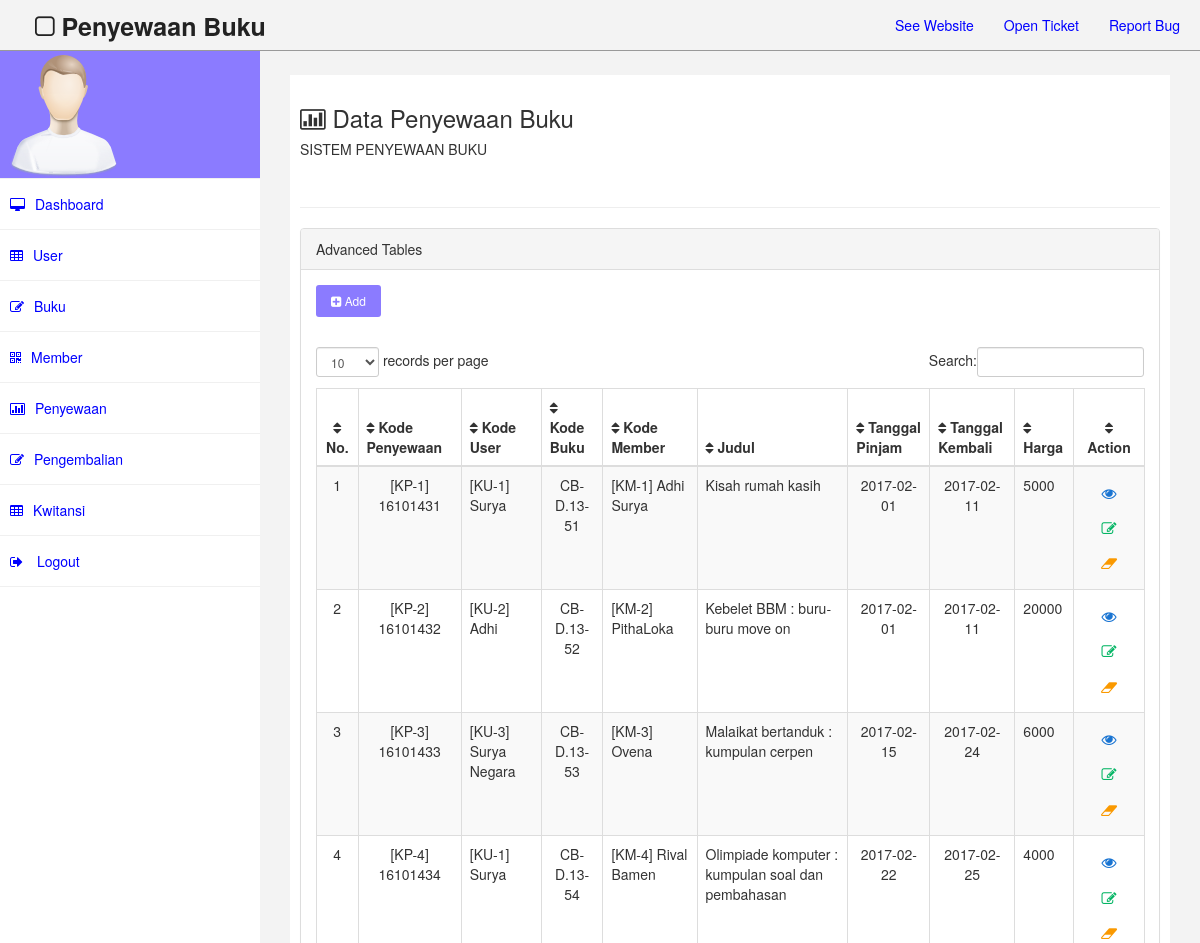
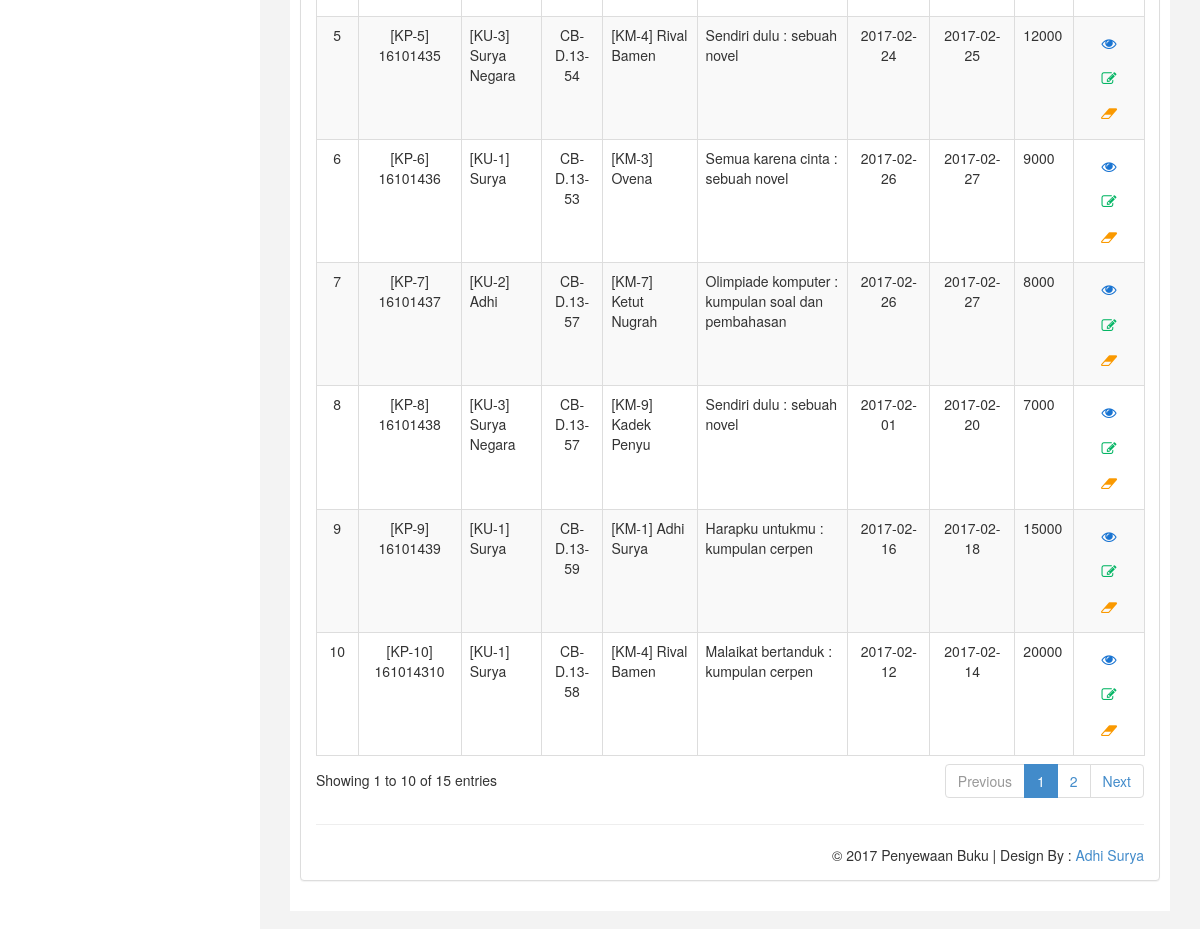
The page /penyewaan_buku/penyewa/tampil_penyewa.php on the database its author committed (2 pictures, top to bottom).
### tables this page shows
CREATE TABLE IF NOT EXISTS `penyewa` (
`id` int(10) NOT NULL,
  `kode_sewa` varchar(50) NOT NULL,
  `kode_user` varchar(50) NOT NULL,
  `kode_buku` varchar(50) NOT NULL,
  `kode_member` varchar(50) NOT NULL,
  `judul` varchar(50) NOT NULL,
  `tanggal_pinjam` date NOT NULL,
  `tanggal_kembali` date NOT NULL,
  `harga` varchar(50) NOT NULL
);

### penyewaan_buku/database.php (called while the page is built, shortened)
<?php
class database{
	function penyewa(){
		$data = mysql_query("select * from penyewa");
		while($d = mysql_fetch_array($data)){
			$hasil[] = $d;
		}
		return $hasil;
	}
}
?>

### penyewaan_buku/penyewa/tampil_penyewa.php (the view, shortened to what this page needs)
<?php
	include '../database.php';
	$db = new database();
?>
<!DOCTYPE html>
<html xmlns="http://www.w3.org/1999/xhtml">
<head>
    <link href="../assets/css/bootstrap.css" rel="stylesheet" />
    <link href="../assets/css/font-awesome.css" rel="stylesheet" />
    <link href="../assets/css/custom.css" rel="stylesheet" />
    <link rel="stylesheet" type="text/css" href="../assets/css/style2.css">
    <link href="../assets2/css/bootstrap.css" rel="stylesheet" />
    <link href="../assets2/js/dataTables/dataTables.bootstrap.css" rel="stylesheet" />
</head>
<body>
    <div id="wrapper">
        <div class="navbar navbar-inverse navbar-fixed-top">
            <div class="adjust-nav">
                <div class="navbar-header">
                    <a class="navbar-brand" href="#"><i class="fa fa-square-o "></i>&nbsp;Penyewaan Buku</a>
                </div>
                <div class="navbar-collapse collapse">
                    <ul class="nav navbar-nav navbar-right">
                        <li><a href="#">See Website</a></li>
                        <li><a href="#">Open Ticket</a></li>
                        <li><a href="#">Report Bug</a></li>
                    </ul>
                </div>
            </div>
        </div>
        <nav class="navbar-default navbar-side" role="navigation">
            <div class="sidebar-collapse">
                <ul class="nav" id="main-menu">
                    <li class="text-center user-image-back">
                        <img src="../assets/img/find_user.png" class="img-responsive" />
                    </li>
                    <li><a href="../dashboard.php"><i class="fa fa-desktop "></i>Dashboard</a></li>
                    <li><a href="../user/tampil_user.php"><i class="fa fa-table "></i>User</a></li>
                    <li><a href="../buku/tampil_buku.php"><i class="fa fa-edit "></i>Buku</a></li>
                    <li><a href="../member/tampil_member.php"><i class="fa fa-qrcode "></i>Member</a></li>
                    <li><a href="../penyewa/tampil_penyewa.php"><i class="fa fa-bar-chart-o"></i>Penyewaan</a></li>
                    <li><a href="../pengembalian/tampil_pengembalian.php"><i class="fa fa-edit "></i>Pengembalian</a></li>
                    <li><a href="../kwitansi/tampil_kwitansi.php"><i class="fa fa-table "></i>Kwitansi</a></li>
                    <li><a href="../Logout.php"><i class="fa fa-sign-out" aria-hidden="true"></i> Logout</a></li>
                </ul>
            </div>
        </nav>
         <div id="page-wrapper" >
            <div id="page-inner">
                <div class="row">
                    <div class="col-md-12">
                     <h3><i class="fa fa-bar-chart-o"></i> Data Penyewaan Buku</h3>
                        <h5>Sistem Penyewaan Buku</h5>
                    </div>
                </div>
                 <hr />
                <div class="row">
                <div class="col-md-12">
                    <div class="panel panel-default">
                        <div class="panel-heading">
                             Advanced Tables
                        </div>
                            <a class="buttonadd buttonadd" href="input_penyewa.php" title="Add"><i class="fa fa-plus-square" aria-hidden="true"></i> Add</a>
                        <div class="panel-body">
                            <div class="table-responsive">
                                <table class="table table-striped table-bordered table-hover" id="dataTables-example">
                                    <thead>
                                		<tr>
                                			<th><center><i class="fa fa-sort" aria-hidden="true"></i> No.
                                            </center></th>
                                			<th><i class="fa fa-sort" aria-hidden="true"></i> Kode Penyewaan</th>
                                			<th><i class="fa fa-sort" aria-hidden="true"></i> Kode User</th>
                                			<th><i class="fa fa-sort" aria-hidden="true"></i> Kode Buku</th>
                                			<th><i class="fa fa-sort" aria-hidden="true"></i> Kode Member</th>
                                			<th><i class="fa fa-sort" aria-hidden="true"></i> Judul
                                            </th>
                                			<th><i class="fa fa-sort" aria-hidden="true"></i> Tanggal Pinjam</th>
                                			<th><i class="fa fa-sort" aria-hidden="true"></i> Tanggal Kembali</th>
                                            <th><i class="fa fa-sort" aria-hidden="true"></i> Harga</th>
                                			<th><center><i class="fa fa-sort" aria-hidden="true"></i> Action</center></th>
                                		</tr>
                                    </thead>
                                <tbody>
                    		<?php
                    			$no = 1;
                    			foreach($db->penyewa() as $x){
                    		?>
                    	<tr>
                    		<td align="center"><?php echo $no++; ?></td>
                    		<td align="center"><?php echo $x['kode_sewa']; ?></td>
                    		<td><?php echo $x['kode_user']; ?></td>
                    		<td align="center"><?php echo $x['kode_buku']; ?></td>
                    		<td><?php echo $x['kode_member']; ?></td>
                    		<td><?php echo $x['judul']; ?></td>
                    		<td align="center"><?php echo $x['tanggal_pinjam']; ?></td>
                    		<td align="center"><?php echo $x['tanggal_kembali']; ?></td>
                            <td><?php echo $x['harga']; ?></td>
                    		<td align="center">
                                <a class="buttoncrud button1crud" href="#" title="View"><i class="fa fa-eye" aria-hidden="true"></i> </a>
                    			<a class="buttoncrud button2crud" href="edit_penyewa.php?id=<?php echo $x['id']; ?>&aksi=edit" title="Update"><i class="fa fa-edit "></i> </a>
                    			<a class="buttoncrud button3crud" href="../proses.php?id=<?php echo $x['id']; ?>&aksi=hapus_penyewa" onclick="return confirm('Are you sure you want to delete this item?');" title="Delete"><i class="fa fa-eraser" aria-hidden="true"></i> </a>
                    		</td>
                    	</tr>
                    <?php } ?>
	            </tbody>
            </table>
         <hr />
    <div id="right">&copy; 2017 Penyewaan Buku | Design By : <a href="#" target="_blank">Adhi Surya</a></div>
</body>
</html>

### penyewaan_buku/assets/css/custom.css (style rules this page uses)
body { font-family: 'Open Sans', sans-serif; }
#wrapper { width: 100%; margin-top:50px; }
#page-wrapper { padding: 15px 15px; min-height: 600px; background:#F3F3F3; }
#page-inner { width:100%; margin:10px 20px 10px 0px; background-color:#fff!important; padding:10px; min-height:1200px; }
.text-center { text-align:center; }
.user-image-back { background-color:#8B7BFF; }
h5,.h5 { font-size: 14px; font-weight: 900; text-transform: uppercase; padding-bottom:20px; }
.navbar-inverse .navbar-nav > li > a { color: #06F; }
.sidebar-collapse , .sidebar-collapse .nav { background:none; }
.sidebar-collapse .nav { padding:0; }
.sidebar-collapse .nav > li > a { background: #FFFFFF; text-shadow: none; color:#0000FF; }
.sidebar-collapse > .nav > li > a { padding:15px 10px; }
.sidebar-collapse > .nav > li { border-bottom: 1px solid rgba(240, 240, 240, 1) !important; }
.navbar-side { border:none; background-color: #202020; }
.navbar-inverse { background-color: #f3f3f3; border-color: #D3D3D3; }
.navbar-default { border:0px solid #DDDDDD; }
.nav > li > a > i { margin-right:10px; }
.navbar-inverse .navbar-brand { color: #000000; font-size: 25px; font-weight: 900; }
.adjust-nav { padding-left:20px;padding-right:20px; }
.panel { border-radius: 0px; -webkit-border-radius: 0px; -moz-border-radius: 0px; }
.panel-heading { border-top-left-radius: 0px; border-top-right-radius: 0px; }
@media (min-width:768px) { #page-wrapper { margin: 0 0 0 260px; padding: 15px 30px; min-height: 1200px; } }
@media (min-width:768px) { .navbar-side { z-index: 1; position: absolute; width: 260px; } }
@media (min-width:768px) { .navbar { border-radius: 0px; } }

### penyewaan_buku/assets/css/style2.css (style rules this page uses)
.buttoncrud { background-color: #4CAF50; border: none; color: white; padding: 7px; text-align: center; text-decoration: none; display: inline-block; font-size: 15px; }
.buttonadd { background-color: #4CAF50; border: none; color: white; padding: 7px 15px; text-align: center; text-decoration: none; display: inline-block; font-size: 12px; margin: 15px 15px; cursor: pointer; }
.buttonadd { background-color: #8b7bff; border-radius: 3px; }
.button1crud { background-color: transparent; border-radius: 6px; color: #1974D2 }
.button2crud { background-color: transparent; border-radius: 6px; color: #04b564; }
.button3crud { background-color: transparent; border-radius: 6px; color: #fa9900 }
#right { text-align: right; }

### rows shown on the page
penyewa: kode_sewa "[KP-1] 16101431", kode_user "[KU-1] Surya", kode_buku "CB-D.13-51", kode_member "[KM-1] Adhi Surya", judul "Kisah rumah kasih", tanggal_pinjam "2017-02-01", tanggal_kembali "2017-02-11", harga "5000"
penyewa: kode_sewa "[KP-2] 16101432", kode_user "[KU-2] Adhi", kode_buku "CB-D.13-52", kode_member "[KM-2] PithaLoka", judul "Kebelet BBM : buru-buru move on", tanggal_pinjam "2017-02-01", tanggal_kembali "2017-02-11", harga "20000"
penyewa: kode_sewa "[KP-3] 16101433", kode_user "[KU-3] Surya Negara", kode_buku "CB-D.13-53", kode_member "[KM-3] Ovena", judul "Malaikat bertanduk : kumpulan cerpen", tanggal_pinjam "2017-02-15", tanggal_kembali "2017-02-24", harga "6000"
penyewa: kode_sewa "[KP-4] 16101434", kode_user "[KU-1] Surya", kode_buku "CB-D.13-54", kode_member "[KM-4] Rival Bamen", judul "Olimpiade komputer : kumpulan soal dan pembahasan", tanggal_pinjam "2017-02-22", tanggal_kembali "2017-02-25", harga "4000"
penyewa: kode_sewa "[KP-5] 16101435", kode_user "[KU-3] Surya Negara", kode_buku "CB-D.13-54", kode_member "[KM-4] Rival Bamen", judul "Sendiri dulu : sebuah novel", tanggal_pinjam "2017-02-24", tanggal_kembali "2017-02-25", harga "12000"
penyewa: kode_sewa "[KP-6] 16101436", kode_user "[KU-1] Surya", kode_buku "CB-D.13-53", kode_member "[KM-3] Ovena", judul "Semua karena cinta : sebuah novel", tanggal_pinjam "2017-02-26", tanggal_kembali "2017-02-27", harga "9000"
penyewa: kode_sewa "[KP-7] 16101437", kode_user "[KU-2] Adhi", kode_buku "CB-D.13-57", kode_member "[KM-7] Ketut Nugrah", judul "Olimpiade komputer : kumpulan soal dan pembahasan", tanggal_pinjam "2017-02-26", tanggal_kembali "2017-02-27", harga "8000"
penyewa: kode_sewa "[KP-8] 16101438", kode_user "[KU-3] Surya Negara", kode_buku "CB-D.13-57", kode_member "[KM-9] Kadek Penyu", judul "Sendiri dulu : sebuah novel", tanggal_pinjam "2017-02-01", tanggal_kembali "2017-02-20", harga "7000"
penyewa: kode_sewa "[KP-9] 16101439", kode_user "[KU-1] Surya", kode_buku "CB-D.13-59", kode_member "[KM-1] Adhi Surya", judul "Harapku untukmu : kumpulan cerpen", tanggal_pinjam "2017-02-16", tanggal_kembali "2017-02-18", harga "15000"
penyewa: kode_sewa "[KP-10] 161014310", kode_user "[KU-1] Surya", kode_buku "CB-D.13-58", kode_member "[KM-4] Rival Bamen", judul "Malaikat bertanduk : kumpulan cerpen", tanggal_pinjam "2017-02-12", tanggal_kembali "2017-02-14", harga "20000"
